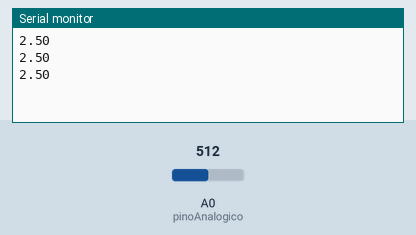
This sketch was run on a simulated Arduino Uno, built with avr-gcc and run on an emulated ATmega328P. On the bench: the last lines printed to the serial monitor. Inputs (shaded band) come from the test bench; at power-on: A0 (pinoAnalogico) = 512.

Above: at 1.3 s.
1.4 s: A0 (pinoAnalogico) set to 716
At 1.9 s:
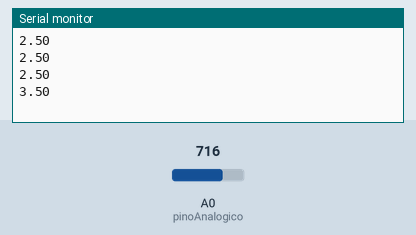
2.9 s: A0 (pinoAnalogico) set to 900
At 3.4 s:
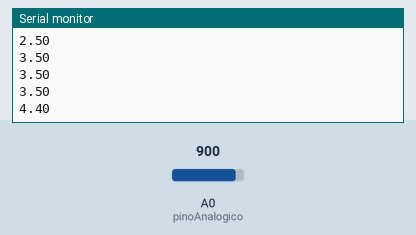
Timing chart, 0 to 5.9 s (numbered marks = the images above; inputs shaded):
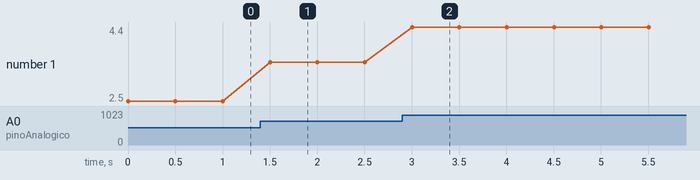

Measured:
- after the input at 1.4 s, the serial monitor: prints a new line after 0.10 s (image 1)
- after the input at 2.9 s, the serial monitor: prints a new line after 0.10 s (image 2)
- plotted number 1: 2.5 → 3.5 after the input at 1.4 s, 3.5 → 4.4 after the input at 2.9 s

The sketch:

exercicio_analogico01.ino
```cpp
int pinoAnalogico = A0;
int vPino = 0;

void setup() {
  Serial.begin(9600);
}

void loop() {
  vPino = analogRead(pinoAnalogico);
  //Serial.println(vPino);
  Serial.println(vPino/204.6);
  Serial.println();
  delay(500);
}
```
